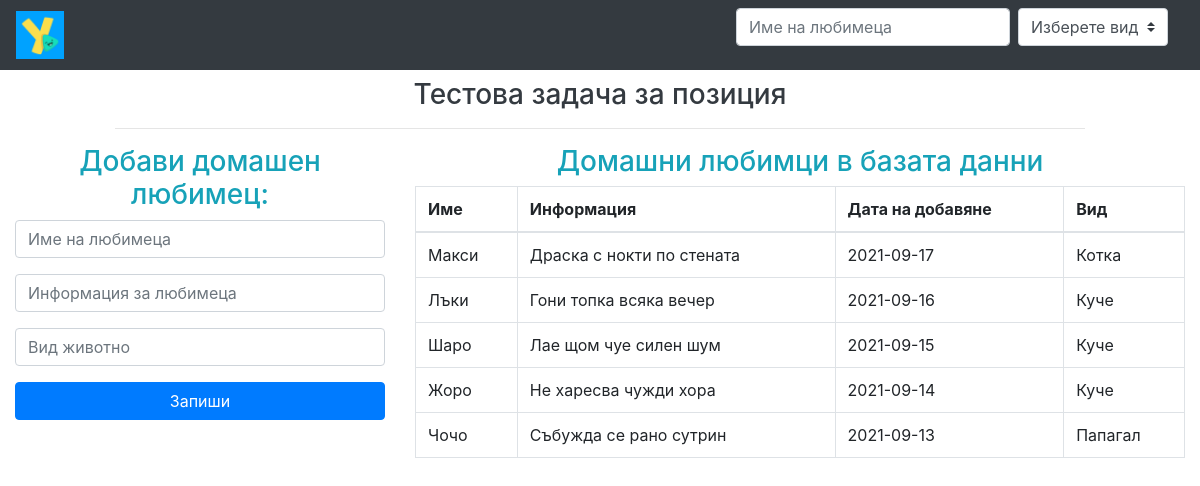
The page / on the database its author committed.
### tables this page shows
CREATE TABLE `pets` (
  `id` int(11) NOT NULL,
  `name` varchar(20) NOT NULL,
  `info` varchar(255) NOT NULL,
  `date` date NOT NULL DEFAULT current_timestamp(),
  `type` varchar(20) NOT NULL
);

### index.php (the view, shortened to what this page needs)
<?php
    include 'action.php';
?>
<html lang="en">
    <head>
        <link rel="stylesheet" href="https://maxcdn.bootstrapcdn.com/bootstrap/4.5.2/css/bootstrap.min.css">
    </head>
    <body>
        <nav class="navbar navbar-expand-md bg-dark navbar-dark">
            <img src="logo.png" alt="UchaSe logo" width=48>
            <form class="form-inline" action="action.php" method="post">
            <input class="form-control mr-sm-2" id="myInput" type="text" placeholder="Име на любимеца">
                <select class="custom-select mr-3">
                    <option disabled selected value>Изберете вид</option>
                </select>
            </form>
        </nav>
        <div class="container-fluid">
            <div class="row justify-content-center">
                <div class="col-md-10">
                    <h3 class="text-center text-dark mt-2">Тестова задача за позиция</h3>
                    <hr>
                </div>
            </div>
            <div class="row">
                <div class="col-md-4">
                    <h3 class="text-center text-info">Добави домашен любимец:</h3>
                    <form action="action.php" method="post" enctype="multipart/form-data">
                        <div class="form-group">
                            <input type="text" name="name" class="form-control" placeholder="Име на любимеца" required>
                        </div>
                        <div class="form-group">
                            <input type="text" name="info" class="form-control" placeholder="Информация за любимеца" required>
                        </div>
                        <div class="form-group">
                            <input type="text" name="type" class="form-control" placeholder="Вид животно" required>
                        </div>
                        <div class="form-group">
                            <input type="submit" name="add" class="btn btn-primary btn-block" value="Запиши">
                        </div>
                    </form>
                </div>
                <div class="col-md-8">
                    <?php
                        $query="SELECT * FROM pets ORDER BY date DESC";
                        $stmt=$conn->prepare($query);
                        $stmt->execute();
                        $result=$stmt->get_result();
                    ?>
                    <h3 class="text-center text-info">Домашни любимци в базата данни</h3>
                    <table class="table table-bordered table-hover">
                        <thead>
                        <tr>
                            <th>Име</th>
                            <th>Информация</th>
                            <th>Дата на добавяне</th>
                            <th>Вид</th>
                        </tr>
                        </thead>
                        <tbody id="myTable">
                            <?php
                                while($row=$result->fetch_assoc()){
                            ?>
                            <tr>
                                <td class="col1"><?= $row['name'];?></td>
                                <td><?= $row['info'];?></td>
                                <td><?= $row['date'];?></td>
                                <td class="col4"><?= $row['type'];?></td>
                            </tr>
                            <?php }?>
                        </tbody>
                    </table>
                </div>
            </div>
        </div>
    </body>
</html>

### rows shown on the page
pets: name "Макси", info "Драска с нокти по стената", date "2021-09-17", type "Котка"
pets: name "Лъки", info "Гони топка всяка вечер", date "2021-09-16", type "Куче"
pets: name "Шаро", info "Лае щом чуе силен шум", date "2021-09-15", type "Куче"
pets: name "Жоро", info "Не харесва чужди хора", date "2021-09-14", type "Куче"
pets: name "Чочо", info "Събужда се рано сутрин", date "2021-09-13", type "Папагал"
